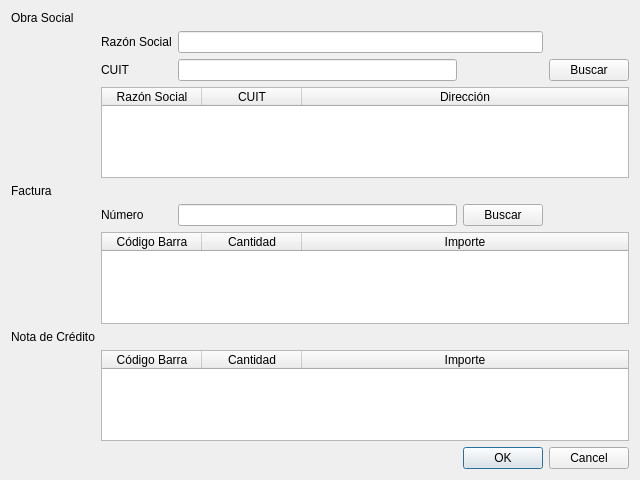
<?xml version="1.0" encoding="UTF-8"?>
<ui version="4.0">
 <class>vtnReintegroCliente</class>
 <widget class="QWidget" name="vtnReintegroCliente">
  <property name="geometry">
   <rect>
    <x>0</x>
    <y>0</y>
    <width>640</width>
    <height>480</height>
   </rect>
  </property>
  <property name="windowTitle">
   <string>Reintegro Cliente</string>
  </property>
  <layout class="QVBoxLayout" name="verticalLayout">
   <item>
    <layout class="QGridLayout" name="gridLayout">
     <item row="2" column="1">
      <widget class="QLabel" name="label_2">
       <property name="text">
        <string>CUIT</string>
       </property>
      </widget>
     </item>
     <item row="5" column="1">
      <widget class="QLabel" name="label_4">
       <property name="text">
        <string>Número</string>
       </property>
      </widget>
     </item>
     <item row="5" column="2">
      <widget class="QLineEdit" name="lineEdit_3"/>
     </item>
     <item row="2" column="2">
      <widget class="QLineEdit" name="lineEdit_2"/>
     </item>
     <item row="7" column="0">
      <widget class="QLabel" name="label_6">
       <property name="text">
        <string>Nota de Crédito</string>
       </property>
      </widget>
     </item>
     <item row="0" column="0">
      <widget class="QLabel" name="label">
       <property name="text">
        <string>Obra Social</string>
       </property>
      </widget>
     </item>
     <item row="1" column="1">
      <widget class="QLabel" name="label_3">
       <property name="text">
        <string>Razón Social</string>
       </property>
      </widget>
     </item>
     <item row="1" column="2" colspan="2">
      <widget class="QLineEdit" name="lineEdit"/>
     </item>
     <item row="4" column="0">
      <widget class="QLabel" name="label_5">
       <property name="text">
        <string>Factura</string>
       </property>
      </widget>
     </item>
     <item row="2" column="4">
      <widget class="QPushButton" name="pushButton">
       <property name="focusPolicy">
        <enum>Qt::TabFocus</enum>
       </property>
       <property name="text">
        <string>Buscar</string>
       </property>
      </widget>
     </item>
     <item row="8" column="1" colspan="4">
      <widget class="QTableWidget" name="tableWidget_3">
       <attribute name="horizontalHeaderStretchLastSection">
        <bool>true</bool>
       </attribute>
       <column>
        <property name="text">
         <string>Código Barra</string>
        </property>
       </column>
       <column>
        <property name="text">
         <string>Cantidad</string>
        </property>
       </column>
       <column>
        <property name="text">
         <string>Importe</string>
        </property>
       </column>
      </widget>
     </item>
     <item row="3" column="1" colspan="4">
      <widget class="QTableWidget" name="tableWidget">
       <attribute name="horizontalHeaderStretchLastSection">
        <bool>true</bool>
       </attribute>
       <column>
        <property name="text">
         <string>Razón Social</string>
        </property>
       </column>
       <column>
        <property name="text">
         <string>CUIT</string>
        </property>
       </column>
       <column>
        <property name="text">
         <string>Dirección</string>
        </property>
       </column>
      </widget>
     </item>
     <item row="6" column="1" colspan="4">
      <widget class="QTableWidget" name="tableWidget_2">
       <attribute name="horizontalHeaderStretchLastSection">
        <bool>true</bool>
       </attribute>
       <column>
        <property name="text">
         <string>Código Barra</string>
        </property>
       </column>
       <column>
        <property name="text">
         <string>Cantidad</string>
        </property>
       </column>
       <column>
        <property name="text">
         <string>Importe</string>
        </property>
       </column>
      </widget>
     </item>
     <item row="9" column="3" colspan="2">
      <widget class="QDialogButtonBox" name="buttonBox">
       <property name="standardButtons">
        <set>QDialogButtonBox::Cancel|QDialogButtonBox::Ok</set>
       </property>
      </widget>
     </item>
     <item row="5" column="3">
      <widget class="QPushButton" name="pushButton_2">
       <property name="focusPolicy">
        <enum>Qt::TabFocus</enum>
       </property>
       <property name="text">
        <string>Buscar</string>
       </property>
      </widget>
     </item>
    </layout>
   </item>
  </layout>
 </widget>
 <tabstops>
  <tabstop>lineEdit</tabstop>
  <tabstop>lineEdit_2</tabstop>
  <tabstop>pushButton</tabstop>
  <tabstop>tableWidget</tabstop>
  <tabstop>lineEdit_3</tabstop>
  <tabstop>tableWidget_2</tabstop>
  <tabstop>tableWidget_3</tabstop>
  <tabstop>buttonBox</tabstop>
 </tabstops>
 <resources/>
 <connections/>
</ui>
